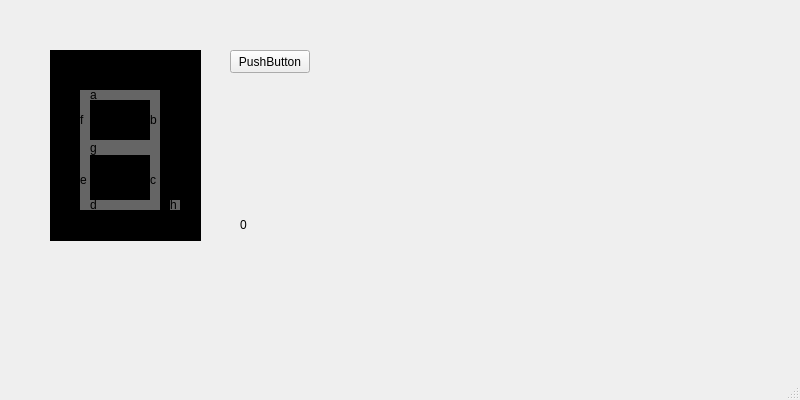
<?xml version="1.0" encoding="UTF-8"?>
<ui version="4.0">
 <class>MainWindow</class>
 <widget class="QMainWindow" name="MainWindow">
  <property name="geometry">
   <rect>
    <x>0</x>
    <y>0</y>
    <width>800</width>
    <height>400</height>
   </rect>
  </property>
  <property name="windowTitle">
   <string>DIMU</string>
  </property>
  <widget class="QWidget" name="centralwidget">
   <widget class="QLabel" name="trgh">
    <property name="geometry">
     <rect>
      <x>170</x>
      <y>200</y>
      <width>10</width>
      <height>10</height>
     </rect>
    </property>
    <property name="styleSheet">
     <string notr="true">background-color: rgb(101, 101, 101);</string>
    </property>
    <property name="text">
     <string>h</string>
    </property>
   </widget>
   <widget class="QWidget" name="widget" native="true">
    <property name="geometry">
     <rect>
      <x>50</x>
      <y>50</y>
      <width>151</width>
      <height>191</height>
     </rect>
    </property>
    <property name="autoFillBackground">
     <bool>false</bool>
    </property>
    <property name="styleSheet">
     <string notr="true">background-color: rgb(0, 0, 0);</string>
    </property>
    <widget class="QWidget" name="widget_2" native="true">
     <property name="geometry">
      <rect>
       <x>0</x>
       <y>0</y>
       <width>321</width>
       <height>191</height>
      </rect>
     </property>
     <property name="autoFillBackground">
      <bool>false</bool>
     </property>
     <property name="styleSheet">
      <string notr="true">background-color: rgb(0, 0, 0);</string>
     </property>
     <widget class="QLabel" name="regg">
      <property name="geometry">
       <rect>
        <x>40</x>
        <y>90</y>
        <width>60</width>
        <height>15</height>
       </rect>
      </property>
      <property name="styleSheet">
       <string notr="true">background-color: rgb(101, 101, 101);</string>
      </property>
      <property name="text">
       <string>g</string>
      </property>
     </widget>
     <widget class="QLabel" name="regd">
      <property name="geometry">
       <rect>
        <x>40</x>
        <y>150</y>
        <width>60</width>
        <height>10</height>
       </rect>
      </property>
      <property name="styleSheet">
       <string notr="true">background-color: rgb(101, 101, 101);</string>
      </property>
      <property name="text">
       <string>d</string>
      </property>
     </widget>
     <widget class="QLabel" name="rege">
      <property name="geometry">
       <rect>
        <x>30</x>
        <y>100</y>
        <width>10</width>
        <height>60</height>
       </rect>
      </property>
      <property name="styleSheet">
       <string notr="true">background-color: rgb(101, 101, 101);</string>
      </property>
      <property name="text">
       <string>e</string>
      </property>
     </widget>
     <widget class="QLabel" name="regb">
      <property name="geometry">
       <rect>
        <x>100</x>
        <y>40</y>
        <width>10</width>
        <height>60</height>
       </rect>
      </property>
      <property name="styleSheet">
       <string notr="true">background-color: rgb(101, 101, 101);</string>
      </property>
      <property name="text">
       <string>b</string>
      </property>
     </widget>
     <widget class="QLabel" name="regf">
      <property name="geometry">
       <rect>
        <x>30</x>
        <y>40</y>
        <width>10</width>
        <height>60</height>
       </rect>
      </property>
      <property name="styleSheet">
       <string notr="true">background-color: rgb(101, 101, 101);</string>
      </property>
      <property name="text">
       <string>f</string>
      </property>
     </widget>
     <widget class="QLabel" name="regc">
      <property name="geometry">
       <rect>
        <x>100</x>
        <y>100</y>
        <width>10</width>
        <height>60</height>
       </rect>
      </property>
      <property name="styleSheet">
       <string notr="true">background-color: rgb(101, 101, 101);</string>
      </property>
      <property name="text">
       <string>c</string>
      </property>
     </widget>
     <widget class="QLabel" name="rega">
      <property name="geometry">
       <rect>
        <x>40</x>
        <y>40</y>
        <width>60</width>
        <height>10</height>
       </rect>
      </property>
      <property name="styleSheet">
       <string notr="true">background-color: rgb(101, 101, 101);</string>
      </property>
      <property name="text">
       <string>a</string>
      </property>
     </widget>
     <widget class="QLabel" name="regh">
      <property name="geometry">
       <rect>
        <x>120</x>
        <y>150</y>
        <width>10</width>
        <height>10</height>
       </rect>
      </property>
      <property name="styleSheet">
       <string notr="true">background-color: rgb(101, 101, 101);</string>
      </property>
      <property name="text">
       <string>h</string>
      </property>
     </widget>
    </widget>
   </widget>
   <widget class="QPushButton" name="pushButton">
    <property name="geometry">
     <rect>
      <x>230</x>
      <y>50</y>
      <width>80</width>
      <height>23</height>
     </rect>
    </property>
    <property name="text">
     <string>PushButton</string>
    </property>
   </widget>
   <widget class="QLabel" name="label">
    <property name="geometry">
     <rect>
      <x>240</x>
      <y>215</y>
      <width>71</width>
      <height>20</height>
     </rect>
    </property>
    <property name="text">
     <string>0</string>
    </property>
   </widget>
  </widget>
  <widget class="QMenuBar" name="menubar">
   <property name="geometry">
    <rect>
     <x>0</x>
     <y>0</y>
     <width>800</width>
     <height>20</height>
    </rect>
   </property>
  </widget>
  <widget class="QStatusBar" name="statusbar"/>
 </widget>
 <resources/>
 <connections/>
</ui>
